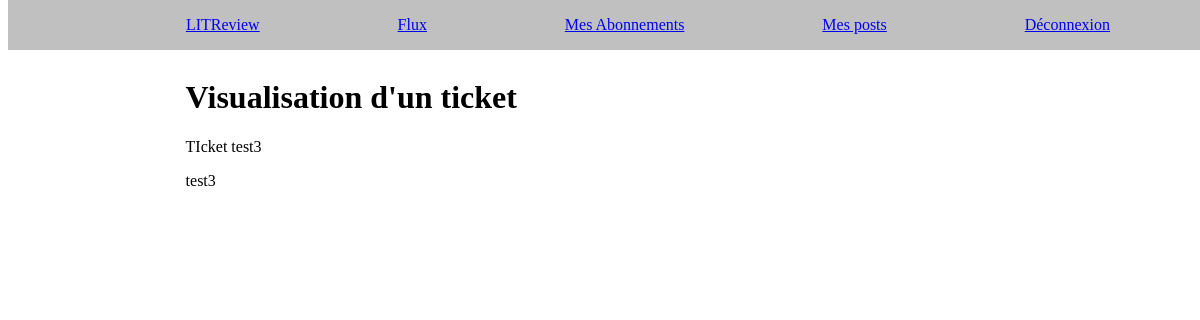
/review/view_ticket/14/ (signed in), run on an earlier commit of the app's database.
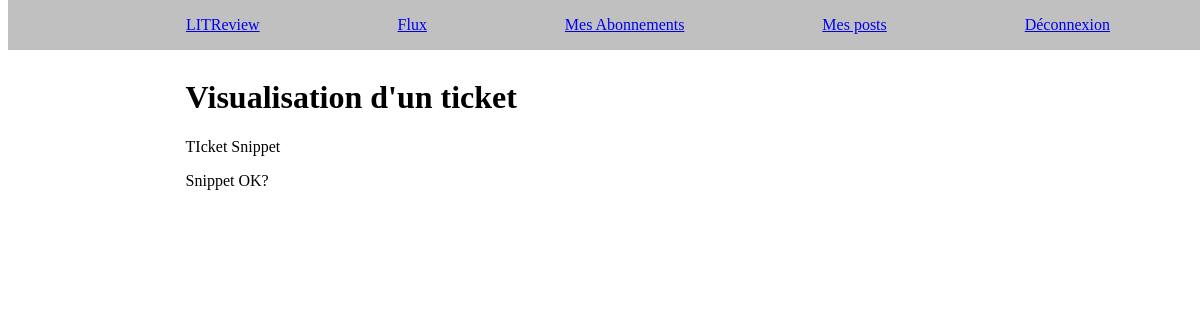
And on a later commit of the database.
### review/models.py (models this page shows, shortened)
class Ticket(models.Model):
    title = models.CharField(max_length=128)
    description = models.TextField(max_length=2048, blank=True)
    user = models.ForeignKey(to=settings.AUTH_USER_MODEL, on_delete=models.CASCADE)
    image = models.ImageField(null=True, blank=True, upload_to="")
    time_created = models.DateTimeField(auto_now_add=True)
    IMAGE_MAX_SIZE = (300, 300)

### review/views.py (the view)
# urls.py: path("view_ticket/<int:pk>/", login_required(TicketDetailView.as_view()), name="view_ticket"),
class TicketDetailView(DetailView):
	model = Ticket
	template_name = "view_ticket.html"
	context_object_name = "ticket"

### review/templates/view_ticket.html (shortened to what this page needs)
{% extends "base.html" %}
{% block content %}
    <h1>Visualisation d'un ticket</h1>
    <p>{{ ticket.title }}</p>
    <p>{{ ticket.description }}</p>
{% endblock %}

What changed in the data, as far as the page shows it:
changed Ticket: title "TIcket test3" → "TIcket Snippet"; description "test3" → "Snippet OK?"
